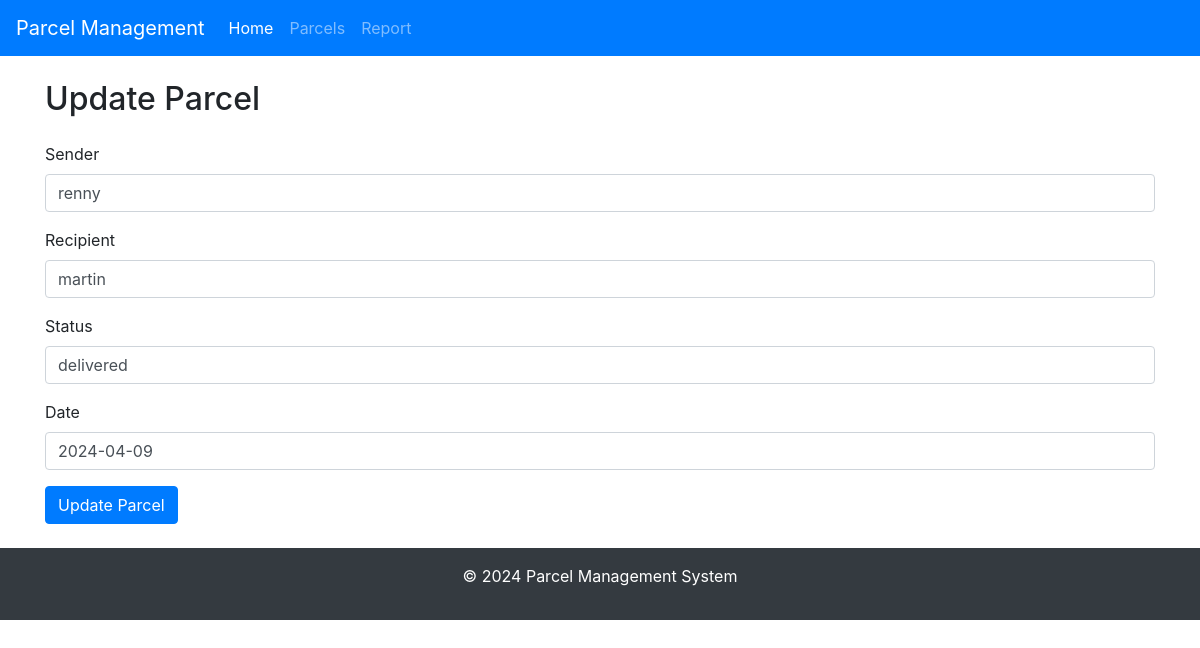
Screenshot of /update/1 with the database file from the repository.
### app/models.py (models this page shows)
class Parcel(db.Model):
    id = db.Column(db.Integer, primary_key=True)
    parcel_id = db.Column(db.String(20), unique=True, nullable=False)
    sender = db.Column(db.String(100), nullable=False)
    recipient = db.Column(db.String(100), nullable=False)
    status = db.Column(db.String(50), nullable=False)
    date = db.Column(db.String(20), nullable=False)

### app/routes.py (the view, shortened to what this page needs)
@app.route('/update/<int:id>', methods=['GET', 'POST'])
def update_parcel(id):
    parcel = Parcel.query.get(id)
    return render_template('update_parcel.html', parcel=parcel)

### app/templates/update_parcel.html (shortened to what this page needs)
{% extends "layout.html" %}
{% block content %}
<h2 class="mb-4">Update Parcel</h2>
<form method="POST">
    <div class="form-group">
        <label for="sender">Sender</label>
        <input type="text" id="sender" name="sender" class="form-control" value="{{ parcel.sender }}" required>
    </div>
    <div class="form-group">
        <label for="recipient">Recipient</label>
        <input type="text" id="recipient" name="recipient" class="form-control" value="{{ parcel.recipient }}" required>
    </div>
    <div class="form-group">
        <label for="status">Status</label>
        <input type="text" id="status" name="status" class="form-control" value="{{ parcel.status }}" required>
    </div>
    <div class="form-group">
        <label for="date">Date</label>
        <input type="text" id="date" name="date" class="form-control" value="{{ parcel.date }}" required>
    </div>
    <button type="submit" class="btn btn-primary">Update Parcel</button>
</form>
{% endblock %}

### app/static/css/styles.css (style rules this page uses)
body { font-family: 'Arial', sans-serif; background-color: #f8f9fa; color: #212529; }
.btn-primary { background-color: #007bff; border-color: #007bff; }

### rows the page displays
Parcel: sender "renny", recipient "martin", status "delivered", date "2024-04-09"
